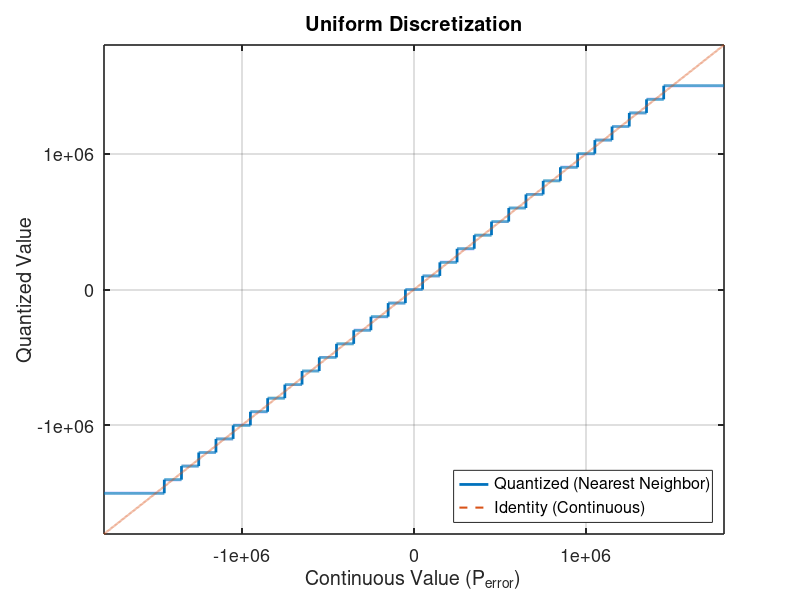
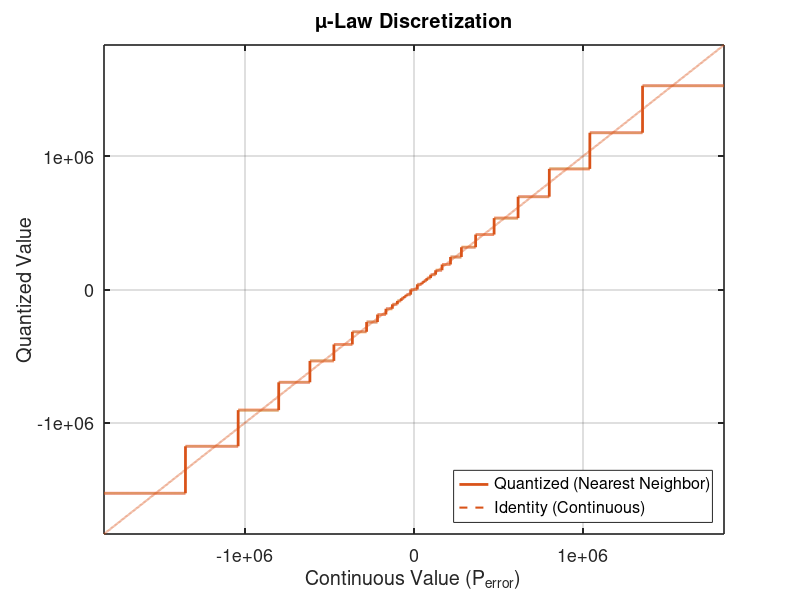
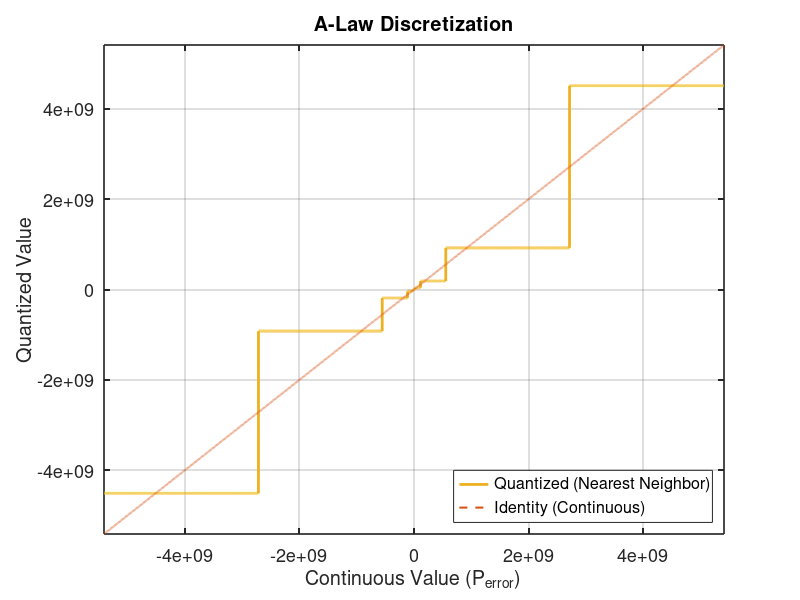

Source code (MATLAB) for these figures, in order:
% Fixed visualization script for discretization methods
% μ-law and A-law use the exact discretization values without normalization
clear; close all;

%% ------------------ Generation functions for P_error ------------------
function sequence = generate_sequence_uniform()
    sequence = -1500000:(3000000/30):1500000;
end

function sequence = generate_sequence_quadratic()
    range = -15:1:15;
    sequence = 7000 * range .* abs(range); % signed quadratic
end

function sequence = generate_sequence_exponential()
    k = 0.80477;
    range = -15:1:15;
    sequence = 10 * sign(range) .* (exp(k * abs(range)) - 1);
end

function sequence = generate_sequence_mu_law()
    x = -15:1:15;
    x_normalized = x / max(x);

    % Set the mu parameter (standard value for 8-bit compression)
    mu = 50;
    sequence = 1500000 .* (sign(x_normalized) .* (((1+mu).^(abs(x_normalized)))/ mu));
end

function sequence = generate_sequence_A_law()
    A = 1.8;  % keep original discretization
    y = -15:1:15;  % exact points
    x = zeros(size(y));
    threshold = 1 / (1 + log(A));
    for i = 1:length(y)
        abs_y = abs(y(i));
        sign_y = sign(y(i));
        if abs_y <= threshold
            x_i = (abs_y * (1 + log(A))) / A;
        else
            x_i = exp(abs_y * (1 + log(A)) - 1) / A;
        end
        x(i) = x_i * sign_y;
    end
    sequence = x;
end

function closest = approximate_to_sequence(sequence, n)
    [~, idx] = min(abs(sequence - n));
    closest = sequence(idx);
end

%% ------------------ Precompute sequences ------------------
seq_uniform = generate_sequence_uniform();
seq_quadratic = generate_sequence_quadratic();
seq_exponential = generate_sequence_exponential();
seq_mu = generate_sequence_mu_law();
seq_a = generate_sequence_A_law();

%% ------------------ P_error Discretization Plots ------------------
methods = {'uniform', 'mu_law', 'a_law'};
titles = {'Uniform', 'μ-Law', 'A-Law'};
colors = {[0, 0.4470, 0.7410], [0.8500, 0.3250, 0.0980], [0.9290, 0.6940, 0.1250]};

for i = 1:length(methods)
    method = methods{i};
    title_str = titles{i};
    
    switch method
        case 'uniform'
            seq = seq_uniform;
        case 'mu_law'
            seq = seq_mu;
        case 'a_law'
            seq = seq_a;
    end
    
    seq = sort(seq);
    
    min_val = min(seq);
    max_val = max(seq);
    margin = 0.1 * (max_val - min_val);
    if margin == 0, margin = 1; end
    x_min = min_val - margin;
    x_max = max_val + margin;
    
    x = linspace(x_min, x_max, 15000);
    y = arrayfun(@(val) approximate_to_sequence(seq, val), x);
    
    figure('Position', [200, 200, 800, 600], 'Color', 'white');
    
    plot(x, y, 'LineWidth', 2, 'Color', colors{i});
    hold on;
    plot(x, x, '--', 'LineWidth', 1.5, 'Color', [0.8500, 0.3250, 0.0980]);
    hold off;
    
    title([title_str ' Discretization'], 'FontSize', 16, 'FontWeight', 'bold');
    xlabel('Continuous Value (P_{error})', 'FontSize', 14);
    ylabel('Quantized Value', 'FontSize', 14);
    grid on;
    axis tight;
    legend({'Quantized (Nearest Neighbor)', 'Identity (Continuous)'}, ...
           'Location', 'southeast', 'FontSize', 12);
    set(gca, 'FontSize', 13, 'LineWidth', 1.2);
end

disp('All P_error discretization methods have been plotted in separate figures.');
